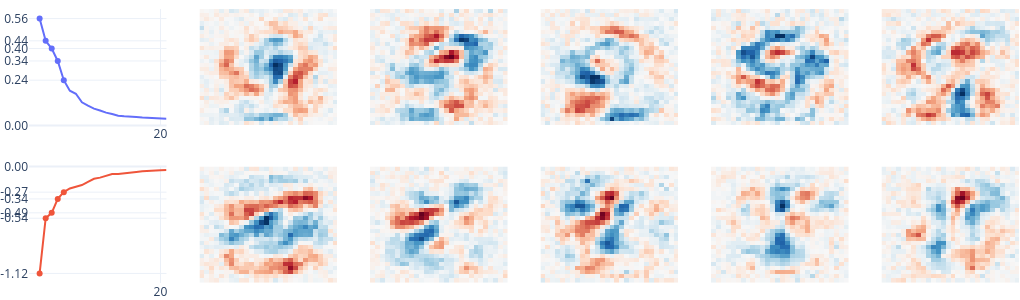

Here is the notebook cell this chart was saved with:
### Code cell
plot_eigenspectrum(model_kernel_size_28, eigenvectors=5, digit=9)

### Figure 1 — Plotly figure (JSON) as saved in the notebook; plotly's stock layout.template omitted (floating-point values rounded to 4 significant figures; data arrays with more than 128 entries replaced by an {"elided": "..."} marker saying what was removed)
{"data": [{"mode": "lines", "type": "scatter", "xaxis": "x", "y": [0.5585, 0.4422, 0.4019, 0.3371, 0.2365, 0.1817, 0.1656, 0.1207, 0.1035, 0.08802, 0.07801, 0.06701, 0.06023, 0.05091, 0.04835, 0.04769, 0.04469, 0.04179, 0.04095, 0.03763, 0.03696, 0.03523], "yaxis": "y"}, {"marker": {"color": "#636EFA"}, "mode": "markers", "type": "scatter", "x": [4, 3, 2, 1, 0], "xaxis": "x", "y": [0.2365, 0.3371, 0.4019, 0.4422, 0.5585], "yaxis": "y"}, {"marker": {"color": "#EF553B"}, "mode": "lines", "type": "scatter", "xaxis": "x7", "y": [-1.121, -0.5421, -0.4852, -0.3393, -0.2683, -0.2299, -0.2112, -0.1941, -0.1598, -0.128, -0.1161, -0.09808, -0.07864, -0.07791, -0.06869, -0.06309, -0.05618, -0.04981, -0.04472, -0.03976, -0.03929, -0.03718], "yaxis": "y7"}, {"marker": {"color": "#EF553B"}, "mode": "markers", "type": "scatter", "x": [0, 1, 2, 3, 4], "xaxis": "x7", "y": [-1.121, -0.5421, -0.4852, -0.3393, -0.2683], "yaxis": "y7"}, {"colorscale": [[0, "rgb(103,0,31)"], [0.1, "rgb(178,24,43)"], [0.2, "rgb(214,96,77)"], [0.3, "rgb(244,165,130)"], [0.4, "rgb(253,219,199)"], [0.5, "rgb(247,247,247)"], [0.6, "rgb(209,229,240)"], [0.7, "rgb(146,197,222)"], [0.8, "rgb(67,147,195)"], [0.9, "rgb(33,102,172)"], [1, "rgb(5,48,97)"]], "showscale": false, "type": "heatmap", "xaxis": "x2", "yaxis": "y2", "z": {"elided": "28x28 float values"}, "zmid": 0}, {"colorscale": [[0, "rgb(103,0,31)"], [0.1, "rgb(178,24,43)"], [0.2, "rgb(214,96,77)"], [0.3, "rgb(244,165,130)"], [0.4, "rgb(253,219,199)"], [0.5, "rgb(247,247,247)"], [0.6, "rgb(209,229,240)"], [0.7, "rgb(146,197,222)"], [0.8, "rgb(67,147,195)"], [0.9, "rgb(33,102,172)"], [1, "rgb(5,48,97)"]], "showscale": false, "type": "heatmap", "xaxis": "x3", "yaxis": "y3", "z": {"elided": "28x28 float values"}, "zmid": 0}, {"colorscale": [[0, "rgb(103,0,31)"], [0.1, "rgb(178,24,43)"], [0.2, "rgb(214,96,77)"], [0.3, "rgb(244,165,130)"], [0.4, "rgb(253,219,199)"], [0.5, "rgb(247,247,247)"], [0.6, "rgb(209,229,240)"], [0.7, "rgb(146,197,222)"], [0.8, "rgb(67,147,195)"], [0.9, "rgb(33,102,172)"], [1, "rgb(5,48,97)"]], "showscale": false, "type": "heatmap", "xaxis": "x4", "yaxis": "y4", "z": {"elided": "28x28 float values"}, "zmid": 0}, {"colorscale": [[0, "rgb(103,0,31)"], [0.1, "rgb(178,24,43)"], [0.2, "rgb(214,96,77)"], [0.3, "rgb(244,165,130)"], [0.4, "rgb(253,219,199)"], [0.5, "rgb(247,247,247)"], [0.6, "rgb(209,229,240)"], [0.7, "rgb(146,197,222)"], [0.8, "rgb(67,147,195)"], [0.9, "rgb(33,102,172)"], [1, "rgb(5,48,97)"]], "showscale": false, "type": "heatmap", "xaxis": "x5", "yaxis": "y5", "z": {"elided": "28x28 float values"}, "zmid": 0}, {"colorscale": [[0, "rgb(103,0,31)"], [0.1, "rgb(178,24,43)"], [0.2, "rgb(214,96,77)"], [0.3, "rgb(244,165,130)"], [0.4, "rgb(253,219,199)"], [0.5, "rgb(247,247,247)"], [0.6, "rgb(209,229,240)"], [0.7, "rgb(146,197,222)"], [0.8, "rgb(67,147,195)"], [0.9, "rgb(33,102,172)"], [1, "rgb(5,48,97)"]], "showscale": false, "type": "heatmap", "xaxis": "x6", "yaxis": "y6", "z": {"elided": "28x28 float values"}, "zmid": 0}, {"colorscale": [[0, "rgb(103,0,31)"], [0.1, "rgb(178,24,43)"], [0.2, "rgb(214,96,77)"], [0.3, "rgb(244,165,130)"], [0.4, "rgb(253,219,199)"], [0.5, "rgb(247,247,247)"], [0.6, "rgb(209,229,240)"], [0.7, "rgb(146,197,222)"], [0.8, "rgb(67,147,195)"], [0.9, "rgb(33,102,172)"], [1, "rgb(5,48,97)"]], "showscale": false, "type": "heatmap", "xaxis": "x8", "yaxis": "y8", "z": {"elided": "28x28 float values"}, "zmid": 0}, {"colorscale": [[0, "rgb(103,0,31)"], [0.1, "rgb(178,24,43)"], [0.2, "rgb(214,96,77)"], [0.3, "rgb(244,165,130)"], [0.4, "rgb(253,219,199)"], [0.5, "rgb(247,247,247)"], [0.6, "rgb(209,229,240)"], [0.7, "rgb(146,197,222)"], [0.8, "rgb(67,147,195)"], [0.9, "rgb(33,102,172)"], [1, "rgb(5,48,97)"]], "showscale": false, "type": "heatmap", "xaxis": "x9", "yaxis": "y9", "z": {"elided": "28x28 float values"}, "zmid": 0}, {"colorscale": [[0, "rgb(103,0,31)"], [0.1, "rgb(178,24,43)"], [0.2, "rgb(214,96,77)"], [0.3, "rgb(244,165,130)"], [0.4, "rgb(253,219,199)"], [0.5, "rgb(247,247,247)"], [0.6, "rgb(209,229,240)"], [0.7, "rgb(146,197,222)"], [0.8, "rgb(67,147,195)"], [0.9, "rgb(33,102,172)"], [1, "rgb(5,48,97)"]], "showscale": false, "type": "heatmap", "xaxis": "x10", "yaxis": "y10", "z": {"elided": "28x28 float values"}, "zmid": 0}, {"colorscale": [[0, "rgb(103,0,31)"], [0.1, "rgb(178,24,43)"], [0.2, "rgb(214,96,77)"], [0.3, "rgb(244,165,130)"], [0.4, "rgb(253,219,199)"], [0.5, "rgb(247,247,247)"], [0.6, "rgb(209,229,240)"], [0.7, "rgb(146,197,222)"], [0.8, "rgb(67,147,195)"], [0.9, "rgb(33,102,172)"], [1, "rgb(5,48,97)"]], "showscale": false, "type": "heatmap", "xaxis": "x11", "yaxis": "y11", "z": {"elided": "28x28 float values"}, "zmid": 0}, {"colorscale": [[0, "rgb(103,0,31)"], [0.1, "rgb(178,24,43)"], [0.2, "rgb(214,96,77)"], [0.3, "rgb(244,165,130)"], [0.4, "rgb(253,219,199)"], [0.5, "rgb(247,247,247)"], [0.6, "rgb(209,229,240)"], [0.7, "rgb(146,197,222)"], [0.8, "rgb(67,147,195)"], [0.9, "rgb(33,102,172)"], [1, "rgb(5,48,97)"]], "showscale": false, "type": "heatmap", "xaxis": "x12", "yaxis": "y12", "z": {"elided": "28x28 float values"}, "zmid": 0}], "layout": {"autosize": false, "coloraxis": {"showscale": false}, "height": 300, "legend": {"visible": false}, "margin": {"b": 0, "l": 0, "r": 0, "t": 0}, "width": 1020, "xaxis": {"anchor": "y", "domain": [0, 0.1389], "ticktext": ["20"], "tickvals": [20], "visible": true, "zeroline": false}, "xaxis10": {"anchor": "y10", "domain": [0.5167, 0.6556], "visible": false}, "xaxis11": {"anchor": "y11", "domain": [0.6889, 0.8278], "visible": false}, "xaxis12": {"anchor": "y12", "domain": [0.8611, 1], "visible": false}, "xaxis2": {"anchor": "y2", "domain": [0.1722, 0.3111], "visible": false}, "xaxis3": {"anchor": "y3", "domain": [0.3444, 0.4833], "visible": false}, "xaxis4": {"anchor": "y4", "domain": [0.5167, 0.6556], "visible": false}, "xaxis5": {"anchor": "y5", "domain": [0.6889, 0.8278], "visible": false}, "xaxis6": {"anchor": "y6", "domain": [0.8611, 1], "visible": false}, "xaxis7": {"anchor": "y7", "domain": [0, 0.1389], "ticktext": ["20"], "tickvals": [20], "visible": true, "zeroline": false}, "xaxis8": {"anchor": "y8", "domain": [0.1722, 0.3111], "visible": false}, "xaxis9": {"anchor": "y9", "domain": [0.3444, 0.4833], "visible": false}, "yaxis": {"anchor": "x", "domain": [0.575, 1], "rangemode": "tozero", "ticktext": ["0.00", "0.56", "0.44", "0.40", "0.34", "0.24"], "tickvals": [0, 0.5585, 0.4422, 0.4019, 0.3371, 0.2365], "visible": true, "zeroline": true}, "yaxis10": {"anchor": "x10", "domain": [0, 0.425], "visible": false}, "yaxis11": {"anchor": "x11", "domain": [0, 0.425], "visible": false}, "yaxis12": {"anchor": "x12", "domain": [0, 0.425], "visible": false}, "yaxis2": {"anchor": "x2", "domain": [0.575, 1], "visible": false}, "yaxis3": {"anchor": "x3", "domain": [0.575, 1], "visible": false}, "yaxis4": {"anchor": "x4", "domain": [0.575, 1], "visible": false}, "yaxis5": {"anchor": "x5", "domain": [0.575, 1], "visible": false}, "yaxis6": {"anchor": "x6", "domain": [0.575, 1], "visible": false}, "yaxis7": {"anchor": "x7", "domain": [0, 0.425], "rangemode": "tozero", "ticktext": ["0.00", "-1.12", "-0.54", "-0.49", "-0.34", "-0.27"], "tickvals": [0, -1.121, -0.5421, -0.4852, -0.3393, -0.2683], "visible": true, "zeroline": true}, "yaxis8": {"anchor": "x8", "domain": [0, 0.425], "visible": false}, "yaxis9": {"anchor": "x9", "domain": [0, 0.425], "visible": false}}}
